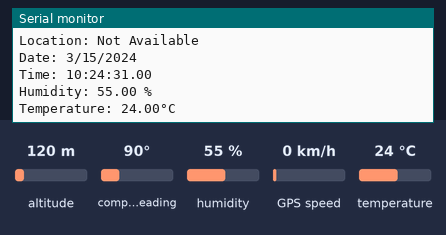
Bench run of a sketch on a simulated Arduino Uno, built with avr-gcc and run on an emulated ATmega328P. On the bench: the last lines printed to the serial monitor. The inputs (shaded band) are chosen by the test bench; at power-on: altitude 120 m, humidity 55 %, GPS speed 0 km/h, temperature 24 °C, compass heading 90°. The GPS gets a fix after 3 s at 37.7749, -122.4194 with 8 satellites.

Above: at 1.8 s.
1.9 s: altitude set to 20 m
At 3.0 s:
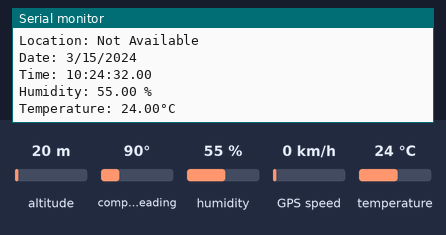
4.7 s: humidity set to 22 %
At 6.0 s:
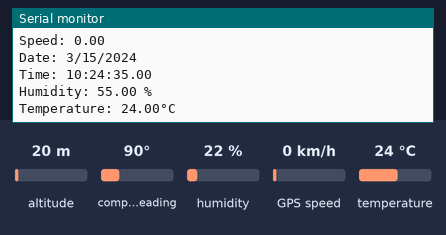
6.2 s: GPS speed set to 2 km/h
At 7.1 s:
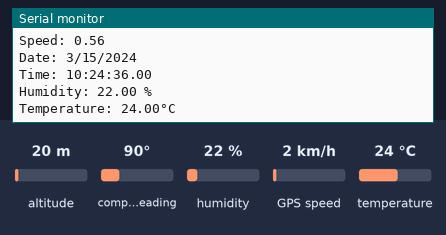
7.7 s: temperature set to 12 °C
At 8.6 s:
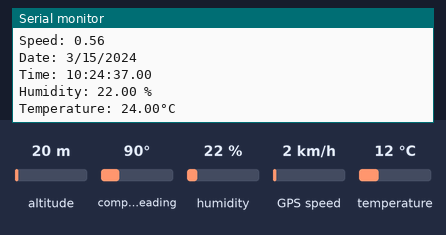
9.2 s: altitude set to 250 m
At 10.6 s:
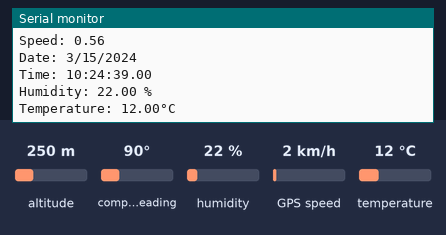
10.7 s: humidity set to 40 %
At 12.1 s:
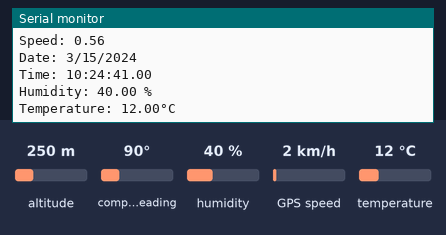
Timing chart, 0 to 13.2 s (numbered marks = the images above; inputs shaded):
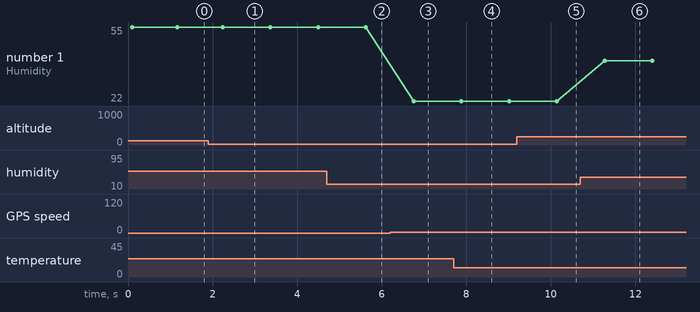

Measured:
- after the input at 6.2 s, the serial monitor: prints a new line after 0.51 s (image 3)
- after the input at 9.2 s, the serial monitor: prints a new line after 0.87 s (image 5)
- after the input at 10.7 s, the serial monitor: prints a new line after 0.58 s (image 6)
- plotted number 1: 22 → 40 after the input at 10.7 s

The sketch:

petguide.ino
```cpp
#include <TinyGPS++.h>
#include <SoftwareSerial.h>
#include "DHT.h"

#define DHTPIN 2

#define DHTTYPE DHT11   // DHT 11
// Choose two Arduino pins to use for software serial
int RXPin = 4;
int TXPin = 5;

int GPSBaud = 9600;

// Create a TinyGPS++ object
TinyGPSPlus gps;

// Create a software serial port called "gpsSerial"
SoftwareSerial gpsSerial(RXPin, TXPin);
DHT dht(DHTPIN, DHTTYPE);
void setup()
{
  // Start the Arduino hardware serial port at 9600 baud
  Serial.begin(9600);

  // Start the software serial port at the GPS's default baud
  gpsSerial.begin(GPSBaud);
   dht.begin();
}

void loop()
{


  // This sketch displays information every time a new sentence is correctly encoded.
  while (gpsSerial.available() > 0)
    if (gps.encode(gpsSerial.read()))
      displayInfo();

  // If 5000 milliseconds pass and there are no characters coming in
  // over the software serial port, show a "No GPS detected" error
  if (millis() > 5000 && gps.charsProcessed() < 10)
  {
    Serial.println("No GPS detected");
    while(true);
  }


}

void displayInfo()
{
    float h = dht.readHumidity();
  // Read temperature as Celsius (the default)
  float t = dht.readTemperature();
  // Read temperature as Fahrenheit (isFahrenheit = true)
  float f = dht.readTemperature(true);

  if (gps.location.isValid())
  {
    Serial.print("Latitude: ");
    Serial.println(gps.location.lat(), 6);
    Serial.print("Longitude: ");
    Serial.println(gps.location.lng(), 6);
    Serial.print("Altitude: ");
    Serial.println(gps.altitude.meters());
    Serial.print("Speed: ");
    Serial.println(gps.speed.mps());
  }
  else
  {
    Serial.println("Location: Not Available");
  }

  Serial.print("Date: ");
  if (gps.date.isValid())
  {
    Serial.print(gps.date.month());
    Serial.print("/");
    Serial.print(gps.date.day());
    Serial.print("/");
    Serial.println(gps.date.year());
  }
  else
  {
    Serial.println("Not Available");
  }

  Serial.print("Time: ");
  if (gps.time.isValid())
  {
    if (gps.time.hour() < 10) Serial.print(F("0"));
    Serial.print(gps.time.hour());
    Serial.print(":");
    if (gps.time.minute() < 10) Serial.print(F("0"));
    Serial.print(gps.time.minute());
    Serial.print(":");
    if (gps.time.second() < 10) Serial.print(F("0"));
    Serial.print(gps.time.second());
    Serial.print(".");
    if (gps.time.centisecond() < 10) Serial.print(F("0"));
    Serial.println(gps.time.centisecond());
  }
  else
  {
    Serial.println("Not Available");
  }

   // Check if any reads failed and exit early (to try again).
  if (isnan(h) || isnan(t) || isnan(f)) {
    Serial.println(F("Failed to read from DHT sensor!"));
    return;
  }

  // Compute heat index in Fahrenheit (the default)
  float hif = dht.computeHeatIndex(f, h);
  // Compute heat index in Celsius (isFahreheit = false)
  float hic = dht.computeHeatIndex(t, h, false);

  Serial.print(F("Humidity: "));
  Serial.print(h);
  Serial.println(F(" %"));
  Serial.print(F("Temperature: "));
  Serial.print(t);
  Serial.print(F("°C "));


  Serial.println();
  Serial.println();
  delay(1000);
}
```
